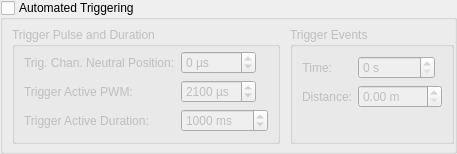
            <widget class="QGroupBox" name="groupBox_autoTrigger">
             <property name="title">
              <string>Automated Triggering</string>
             </property>
             <property name="flat">
              <bool>true</bool>
             </property>
             <property name="checkable">
              <bool>true</bool>
             </property>
             <property name="checked">
              <bool>false</bool>
             </property>
             <layout class="QHBoxLayout" name="horizontalLayout_39">
              <property name="spacing">
               <number>10</number>
              </property>
              <property name="leftMargin">
               <number>9</number>
              </property>
              <property name="topMargin">
               <number>7</number>
              </property>
              <property name="rightMargin">
               <number>0</number>
              </property>
              <property name="bottomMargin">
               <number>7</number>
              </property>
              <item>
               <widget class="QGroupBox" name="groupBox_autoTriggerPulses">
                <property name="title">
                 <string>Trigger Pulse and Duration</string>
                </property>
                <layout class="QFormLayout" name="formLayout_54">
                 <property name="horizontalSpacing">
                  <number>6</number>
                 </property>
                 <property name="verticalSpacing">
                  <number>6</number>
                 </property>
                 <property name="topMargin">
                  <number>4</number>
                 </property>
                 <item row="0" column="0">
                  <widget class="QLabel" name="label_GMBL_TRIG_CH_NEU">
                   <property name="text">
                    <string>Trig. Chan. Neutral Position:</string>
                   </property>
                  </widget>
                 </item>
                 <item row="0" column="1">
                  <widget class="QSpinBox" name="GMBL_TRIG_CH_NEU">
                   <property name="sizePolicy">
                    <sizepolicy hsizetype="Maximum" vsizetype="Fixed">
                     <horstretch>0</horstretch>
                     <verstretch>0</verstretch>
                    </sizepolicy>
                   </property>
                   <property name="minimumSize">
                    <size>
                     <width>75</width>
                     <height>0</height>
                    </size>
                   </property>
                   <property name="toolTip">
                    <string>&lt;html&gt;&lt;head/&gt;&lt;body&gt;&lt;p&gt;GMBL_TRIG_CH_NEU&lt;/p&gt;&lt;p&gt;This defines the &amp;quot;neutral&amp;quot; state of the GEAR channel when no manual triggering is being done. It is used by the automated triggering to determine when it is OK to fire (it can also be thought of as the &amp;quot;on&amp;quot; position for auto-triggering). &lt;/p&gt;&lt;p&gt;This can be set to any &amp;quot;AQ&amp;quot; radio value (-1024 - +1024), for example zero for a middle switch position, or -500 for switch low. The actual radio value must be within +/- of the configured control dead-band (40 by default). So if zero is defined for this param, the actual channel value would need to be within +/- 40 (by default).&lt;/p&gt;&lt;/body&gt;&lt;/html&gt;</string>
                   </property>
                   <property name="accelerated">
                    <bool>true</bool>
                   </property>
                   <property name="suffix">
                    <string> µs</string>
                   </property>
                   <property name="minimum">
                    <number>-1024</number>
                   </property>
                   <property name="maximum">
                    <number>1024</number>
                   </property>
                   <property name="singleStep">
                    <number>10</number>
                   </property>
                   <property name="value">
                    <number>0</number>
                   </property>
                  </widget>
                 </item>
                 <item row="1" column="0">
                  <widget class="QLabel" name="label_GMBL_TRIG_ON_PWM">
                   <property name="text">
                    <string>Trigger Active PWM:</string>
                   </property>
                  </widget>
                 </item>
                 <item row="1" column="1">
                  <widget class="QSpinBox" name="GMBL_TRIG_ON_PWM">
                   <property name="sizePolicy">
                    <sizepolicy hsizetype="Maximum" vsizetype="Fixed">
                     <horstretch>0</horstretch>
                     <verstretch>0</verstretch>
                    </sizepolicy>
                   </property>
                   <property name="minimumSize">
                    <size>
                     <width>75</width>
                     <height>0</height>
                    </size>
                   </property>
                   <property name="toolTip">
                    <string>&lt;html&gt;&lt;head/&gt;&lt;body&gt;&lt;p&gt;GMBL_TRIG_ON_PWM - Pulse width to output when trigger is active. &lt;span style=&quot; text-decoration: underline;&quot;&gt;This is for automatic mode only&lt;/span&gt; (manual mode is completely passthrough).&lt;/p&gt;&lt;/body&gt;&lt;/html&gt;</string>
                   </property>
                   <property name="accelerated">
                    <bool>true</bool>
                   </property>
                   <property name="suffix">
                    <string> µs</string>
                   </property>
                   <property name="minimum">
                    <number>750</number>
                   </property>
                   <property name="maximum">
                    <number>2250</number>
                   </property>
                   <property name="singleStep">
                    <number>10</number>
                   </property>
                   <property name="value">
                    <number>2100</number>
                   </property>
                  </widget>
                 </item>
                 <item row="2" column="0">
                  <widget class="QLabel" name="label_GMBL_TRIG_ON_TIM">
                   <property name="text">
                    <string>Trigger Active Duration:</string>
                   </property>
                  </widget>
                 </item>
                 <item row="2" column="1">
                  <widget class="QSpinBox" name="GMBL_TRIG_ON_TIM">
                   <property name="sizePolicy">
                    <sizepolicy hsizetype="Maximum" vsizetype="Fixed">
                     <horstretch>0</horstretch>
                     <verstretch>0</verstretch>
                    </sizepolicy>
                   </property>
                   <property name="minimumSize">
                    <size>
                     <width>75</width>
                     <height>0</height>
                    </size>
                   </property>
                   <property name="toolTip">
                    <string>&lt;html&gt;&lt;head/&gt;&lt;body&gt;&lt;p&gt;GMBL_TRIG_ON_TIM - How long to keep the trigger output level active, in ms.&lt;/p&gt;&lt;/body&gt;&lt;/html&gt;</string>
                   </property>
                   <property name="accelerated">
                    <bool>true</bool>
                   </property>
                   <property name="suffix">
                    <string> ms</string>
                   </property>
                   <property name="minimum">
                    <number>1</number>
                   </property>
                   <property name="maximum">
                    <number>9999999</number>
                   </property>
                   <property name="singleStep">
                    <number>10</number>
                   </property>
                   <property name="value">
                    <number>1000</number>
                   </property>
                  </widget>
                 </item>
                </layout>
               </widget>
              </item>
              <item>
               <widget class="QGroupBox" name="groupBox_autoTriggerEvents">
                <property name="title">
                 <string>Trigger Events</string>
                </property>
                <layout class="QFormLayout" name="formLayout_55">
                 <item row="0" column="0">
                  <widget class="QLabel" name="label_GMBL_TRIG_TIME">
                   <property name="sizePolicy">
                    <sizepolicy hsizetype="Expanding" vsizetype="Preferred">
                     <horstretch>0</horstretch>
                     <verstretch>0</verstretch>
                    </sizepolicy>
                   </property>
                   <property name="toolTip">
                    <string>&lt;html&gt;&lt;head/&gt;&lt;body&gt;&lt;p&gt;GMBL_TRIG_DIST &amp;amp; GMBL_TRIG_TIME&lt;/p&gt;&lt;p&gt;Set one/both to a value to enable automatic triggering. The triggering starts/runs only when in FLYING state. If both are set, whichever condition is met first will fire the trigger (time is checked first). &lt;/p&gt;&lt;p&gt;Manual (GEAR channel) control has priority over automatic triggering. If manual override is active, the next auto-trigger will happen right after GEAR is moved back to neutral position, or when the next time/distance interval is reached, whichever is later.&lt;/p&gt;&lt;/body&gt;&lt;/html&gt;</string>
                   </property>
                   <property name="text">
                    <string>Time:</string>
                   </property>
                   <property name="alignment">
                    <set>Qt::AlignRight|Qt::AlignTrailing|Qt::AlignVCenter</set>
                   </property>
                  </widget>
                 </item>
                 <item row="0" column="1">
                  <widget class="QSpinBox" name="GMBL_TRIG_TIME">
                   <property name="sizePolicy">
                    <sizepolicy hsizetype="Maximum" vsizetype="Fixed">
                     <horstretch>0</horstretch>
                     <verstretch>0</verstretch>
                    </sizepolicy>
                   </property>
                   <property name="minimumSize">
                    <size>
                     <width>75</width>
                     <height>0</height>
                    </size>
                   </property>
                   <property name="toolTip">
                    <string>&lt;html&gt;&lt;head/&gt;&lt;body&gt;&lt;p&gt;GMBL_TRIG_DIST &amp;amp; GMBL_TRIG_TIME&lt;/p&gt;&lt;p&gt;Set one/both to a value to enable automatic triggering. The triggering starts/runs only when in FLYING state. If both are set, whichever condition is met first will fire the trigger (time is checked first). &lt;/p&gt;&lt;p&gt;Manual (Camera Trigger switch) control has priority over automatic triggering. If manual override is active, the next auto-trigger will happen right after Camera Trigger is turned off, or when the next time/distance interval is reached, whichever is later.&lt;/p&gt;&lt;/body&gt;&lt;/html&gt;</string>
                   </property>
                   <property name="accelerated">
                    <bool>true</bool>
                   </property>
                   <property name="suffix">
                    <string> s</string>
                   </property>
                   <property name="minimum">
                    <number>0</number>
                   </property>
                   <property name="maximum">
                    <number>9999999</number>
                   </property>
                   <property name="singleStep">
                    <number>10</number>
                   </property>
                   <property name="value">
                    <number>0</number>
                   </property>
                  </widget>
                 </item>
                 <item row="1" column="0">
                  <widget class="QLabel" name="label_GMBL_TRIG_DIST">
                   <property name="sizePolicy">
                    <sizepolicy hsizetype="Expanding" vsizetype="Preferred">
                     <horstretch>0</horstretch>
                     <verstretch>0</verstretch>
                    </sizepolicy>
                   </property>
                   <property name="toolTip">
                    <string>&lt;html&gt;&lt;head/&gt;&lt;body&gt;&lt;p&gt;GMBL_TRIG_DIST &amp;amp; GMBL_TRIG_TIME&lt;/p&gt;&lt;p&gt;Set one/both to a value to enable automatic triggering. The triggering starts/runs only when in FLYING state. If both are set, whichever condition is met first will fire the trigger (time is checked first). &lt;/p&gt;&lt;p&gt;Manual (GEAR channel) control has priority over automatic triggering. If manual override is active, the next auto-trigger will happen right after GEAR is moved back to neutral position, or when the next time/distance interval is reached, whichever is later.&lt;/p&gt;&lt;/body&gt;&lt;/html&gt;</string>
                   </property>
                   <property name="text">
                    <string>Distance:</string>
                   </property>
                   <property name="alignment">
                    <set>Qt::AlignRight|Qt::AlignTrailing|Qt::AlignVCenter</set>
                   </property>
                  </widget>
                 </item>
                 <item row="1" column="1">
                  <widget class="QDoubleSpinBox" name="GMBL_TRIG_DIST">
                   <property name="sizePolicy">
                    <sizepolicy hsizetype="Maximum" vsizetype="Fixed">
                     <horstretch>0</horstretch>
                     <verstretch>0</verstretch>
                    </sizepolicy>
                   </property>
                   <property name="minimumSize">
                    <size>
                     <width>75</width>
                     <height>0</height>
                    </size>
                   </property>
                   <property name="toolTip">
                    <string>&lt;html&gt;&lt;head/&gt;&lt;body&gt;&lt;p&gt;GMBL_TRIG_DIST &amp;amp; GMBL_TRIG_TIME&lt;/p&gt;&lt;p&gt;Set one/both to a value to enable automatic triggering. The triggering starts/runs only when in FLYING state. If both are set, whichever condition is met first will fire the trigger (time is checked first). &lt;/p&gt;&lt;p&gt;Manual (Camera Trigger switch) control has priority over automatic triggering. If manual override is active, the next auto-trigger will happen right after Camera Trigger is turned off, or when the next time/distance interval is reached, whichever is later.&lt;/p&gt;&lt;/body&gt;&lt;/html&gt;</string>
                   </property>
                   <property name="accelerated">
                    <bool>true</bool>
                   </property>
                   <property name="suffix">
                    <string> m</string>
                   </property>
                   <property name="maximum">
                    <double>9999.989999999999782</double>
                   </property>
                  </widget>
                 </item>
                </layout>
               </widget>
              </item>
             </layout>
            </widget>
